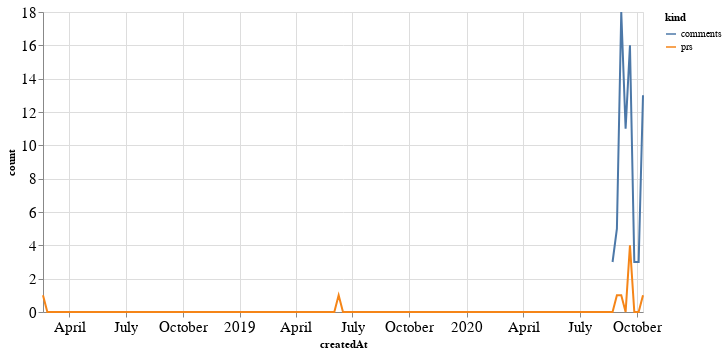

Write notebook code for a chart like this one.
### Code cell
alt.Chart(total_time, width=600).mark_line().encode(
    x='createdAt',
    y='count',
    color='kind'
)

### Figure 1 — Vega-Lite specification as saved in the notebook (floating-point values rounded to 4 significant figures; data arrays with more than 128 entries replaced by an {"elided": "..."} marker saying what was removed)
{"config": {"axisLeft": {"labelFontSize": 15}, "axisBottom": {"labelFontSize": 15}}, "data": {"name": "data-9f4732315ec80eea3f8d4846f9796608"}, "mark": "line", "encoding": {"color": {"type": "nominal", "field": "kind"}, "x": {"type": "temporal", "field": "createdAt"}, "y": {"type": "quantitative", "field": "count"}}, "width": 600, "$schema": "https://vega.github.io/schema/vega-lite/v4.8.1.json", "datasets": {"data-9f4732315ec80eea3f8d4846f9796608": {"elided": "278 records"}}}
